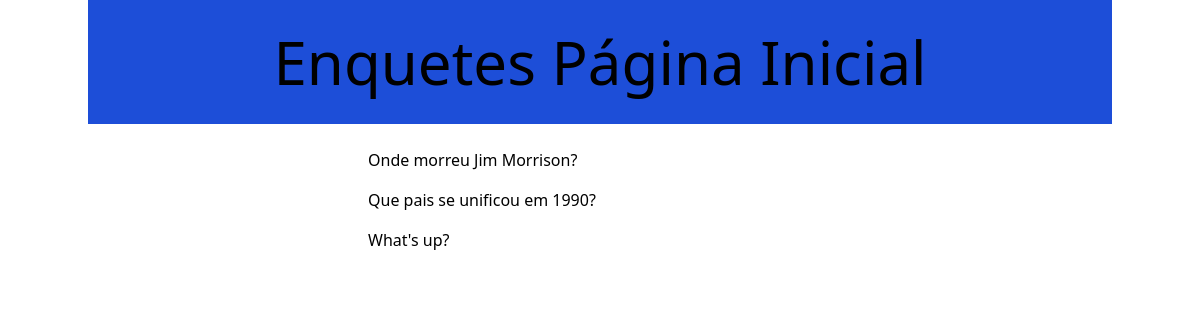
/polls/, run on an earlier commit of the app's database.
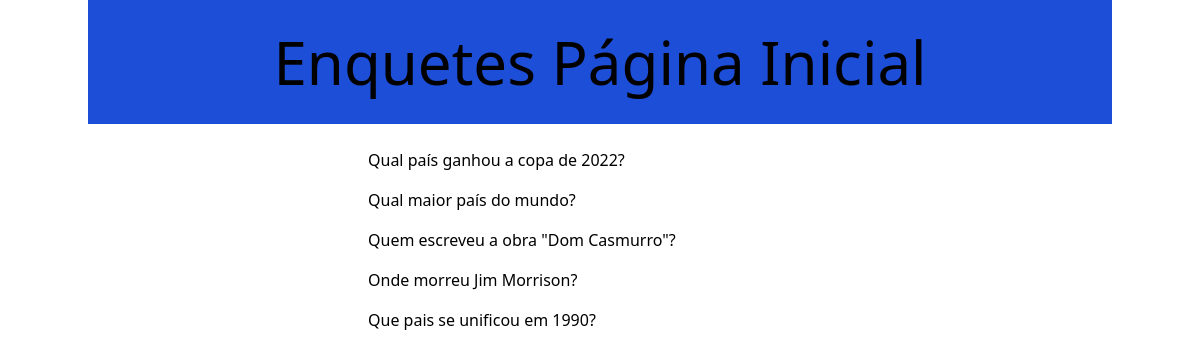
And on a later commit of the database.
### polls/models.py (models this page shows, shortened)
class Question(models.Model):
    question_text = models.CharField(max_length=200)
    pub_date = models.DateTimeField('date published')

### polls/views.py (the view)
# urls.py: path('', views.IndexView.as_view(), name='index'),
class IndexView(generic.ListView):
    template_name = 'polls/index.html'
    context_object_name = 'latest_question_list'
    def get_queryset(self):
        return Question.objects.filter(
            pub_date__lte=timezone.now()
        ).order_by('-pub_date')[:5]

### polls/templates/polls/index.html (shortened to what this page needs)
<!DOCTYPE html>
{% load tailwind_tags %}
<html lang="en">
<head>
    {% tailwind_css %}
</head>
<body class="container mx-auto">
<h1 class="text-4xl text-center p-8 bg-blue-700 md:text-6xl">Enquetes Página Inicial</h1>
{% if latest_question_list %}
    <ul class="p-4 mx-auto container max-w-lg ">
    {% for question in latest_question_list %}
        <li class="hover:font-bold p-2">
            <a href="{% url 'polls:detail' question.id %}">
                {{ question.question_text }}
            </a>
        </li>
    {% endfor %}
    </ul>
{% else %}
    <p>No polls are available.</p>
{% endif %}
</body>
</html>

What changed in the data, as far as the page shows it:
removed Question: question_text "What's up?"
added Question: question_text "Qual país ganhou a copa de 2022?"
added Question: question_text "Qual maior país do mundo?"
added Question: question_text "Quem escreveu a obra \"Dom Casmurro\"?"
